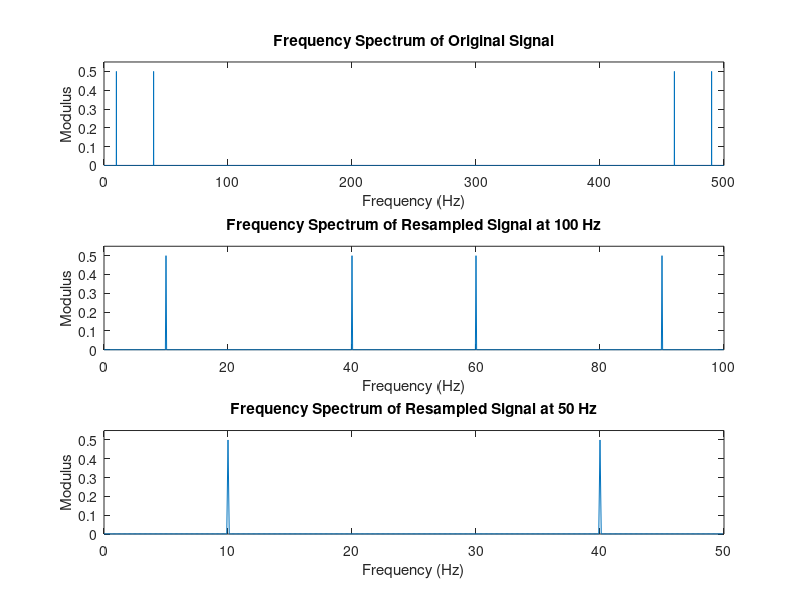

MATLAB code for this plot:
clc; clear all; close all;

fs = 500;
T = 10;
t = 0:1/fs:T-1/fs;
p1 = 10;
p2 = 40;

x = sin(2*pi*p1*t) + sin(2*pi*p2*t);

x1 = resample(x, 100, fs);
x2 = resample(x, 50, fs);

N = length(x);
N1 = length(x1);
N2 = length(x2);

X = fft(x);
X1 = fft(x1);
X2 = fft(x2);

f = fs*(0:N-1)/N;
f1 = 100*(0:N1-1)/N1;
f2 = 50*(0:N2-1)/N2;

subplot(3,1,1);
plot(f, abs(X)/N)
xlabel('Frequency (Hz)');
ylabel('Modulus')
axis([0 500 0 0.55])
title('Frequency Spectrum of Original Signal')
subplot(3,1,2);
plot(f1, abs(X1)/N1)
xlabel('Frequency (Hz)');
ylabel('Modulus')
axis([0 100 0 0.55])
title('Frequency Spectrum of Resampled Signal at 100 Hz')
subplot(3,1,3);
plot(f2, abs(X2)/N2)
xlabel('Frequency (Hz)');
ylabel('Modulus')
axis([0 50 0 0.55])
title('Frequency Spectrum of Resampled Signal at 50 Hz')
